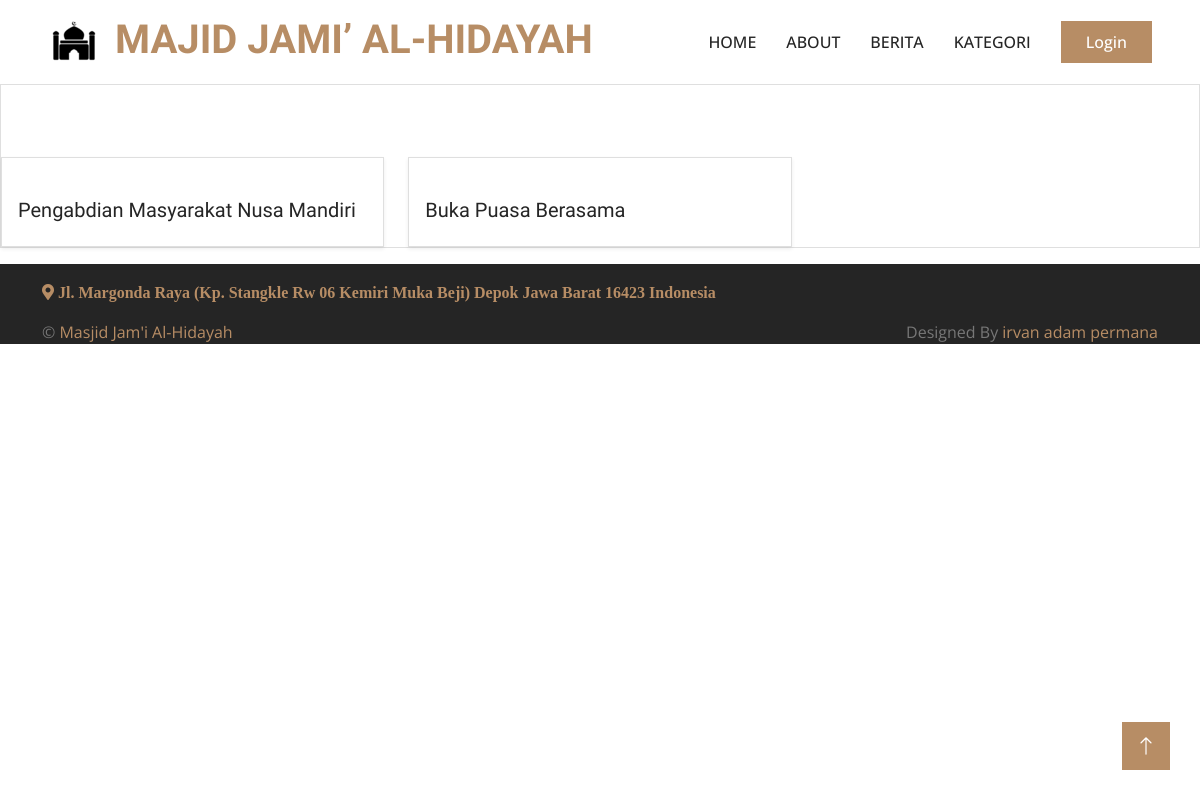
The page /index.php/home/berita on the database as committed earlier.
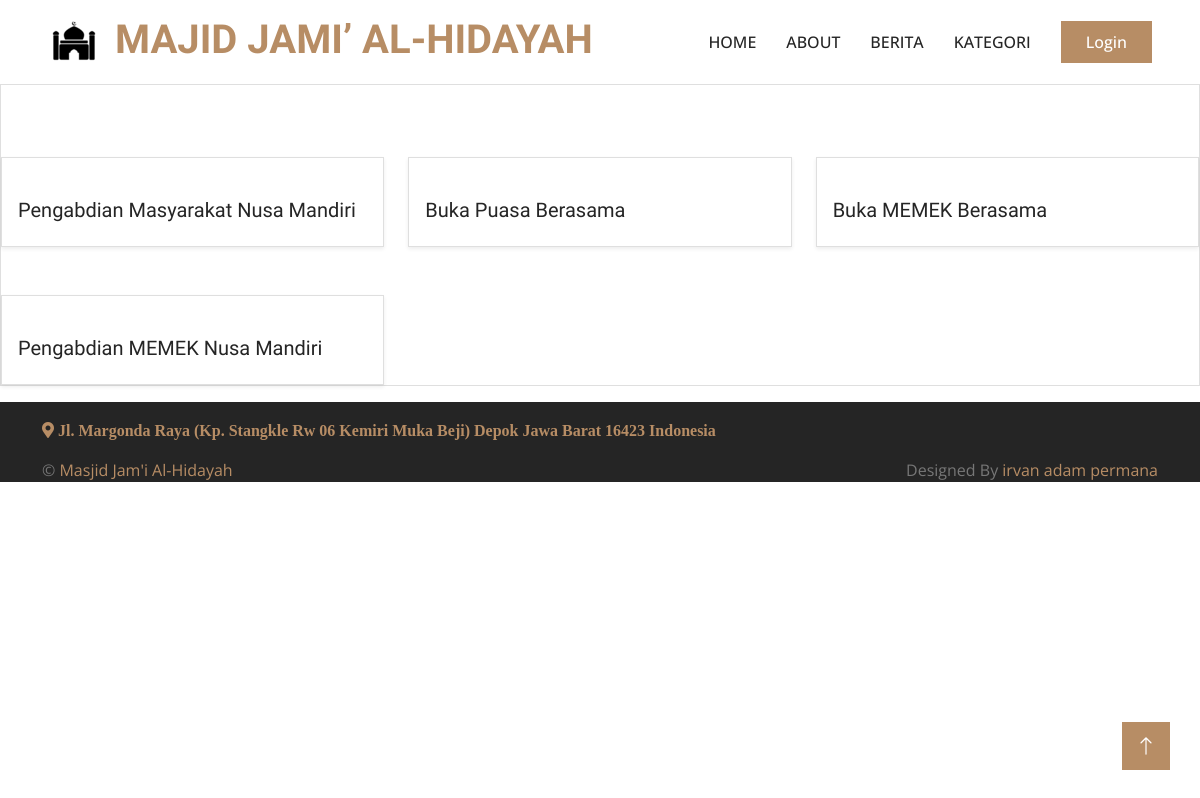
The same page on the database as committed later.
### tables this page shows
CREATE TABLE `tb_berita` (
  `id` int(11) NOT NULL,
  `id_kategori` int(11) NOT NULL,
  `judul_berita` varchar(128) NOT NULL,
  `isi_berita` text NOT NULL,
  `gambar` varchar(128) NOT NULL,
  `id_user` int(11) NOT NULL,
  `tanggal` varchar(128) NOT NULL
);

### application/controllers/Home.php (called while the page is built, shortened)
<?php
class Home extends CI_Controller
{
	public function berita()
	{
		$data['user'] = $this->m_home->getRole();
		$data['brt'] = $this->m_home->getPost()->result_array();
		$this->load->view('templates/header-home');
		$this->load->view('home/berita', $data);
		$this->load->view('templates/footer-home');
	}
}

### index.php (called while the page is built, shortened)
<?php
require_once BASEPATH.'core/CodeIgniter.php';

### application/models/m_home.php (called while the page is built, shortened)
<?php
class m_home extends CI_Model
{
    public function getRole()
    {
        $this->db->select('a.id_user, a.name, a.img, a.id_roles, b.nama_roles');
        $this->db->join('tb_roles b', 'a.id_roles = b.id_roles', 'inner');
        $this->db->order_by('id_roles', 'asc');
        return $this->db->get('tb_user a')->result_array();
    }
    public function getPost()
    {
        $this->db->select('a.*, b.kategori,c.name');
        $this->db->join('tb_berita_kategori b', 'a.id_kategori = b.id_kategori', 'inner');
        $this->db->join('tb_user c', 'a.id_user = c.id_user', 'left');
        return $this->db->get('tb_berita a');
    }
}

### application/views/home/berita.php (the view, shortened to what this page needs)
<div class="card mb-3 style=" width: 18rem;>
    <div class="row mt-4">
        <?php foreach ($brt as $s) : ?>
            <div class="col-md-4 mt-5" data-wow-delay="0.1s">
                <div class="card shadow-sm">
                    <a href="<?= base_url('home/post/') . $s['id']; ?>"><img src="<?= base_url('assets/img/berita/') . $s['gambar']; ?>" class="card-img-top" alt=""></a>
                    <div class="card-body">
                        <h5 class="card-title"><?= $s['judul_berita']; ?></h5>
                    </div>
                </div>
            </div>
        <?php endforeach; ?>
    </div>
</div>

Rows that differ between the two databases and show on the page:
added tb_berita: judul_berita "Buka MEMEK Berasama"
added tb_berita: judul_berita "Pengabdian MEMEK Nusa Mandiri"
